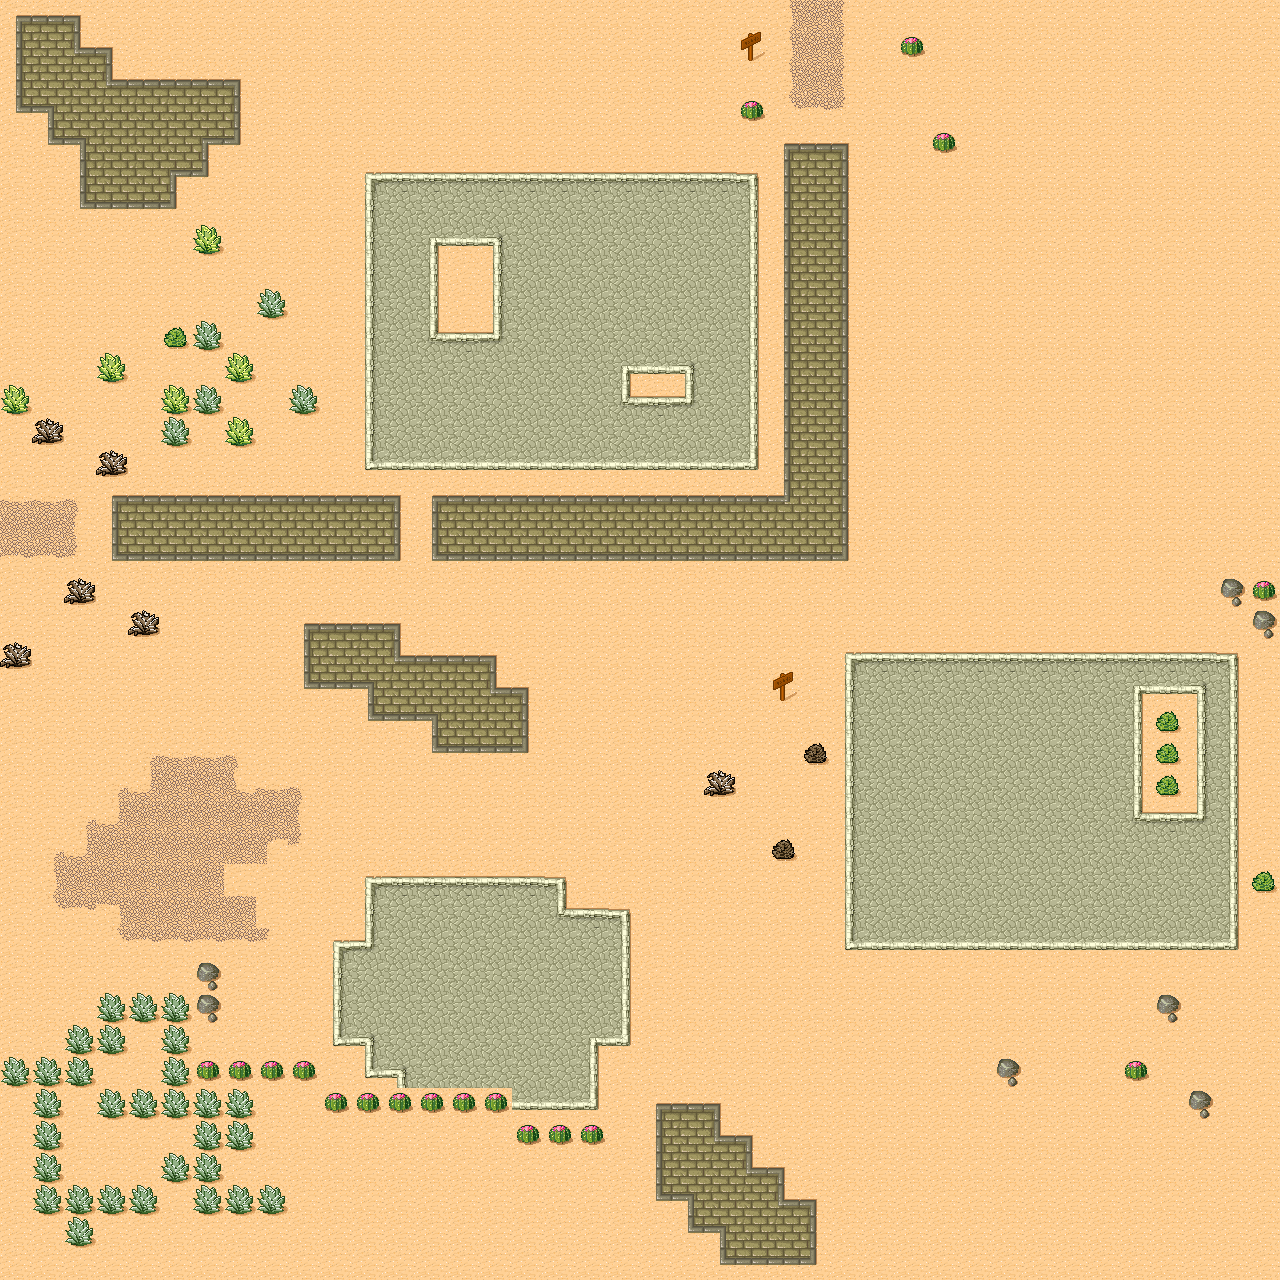

This is a level from a 2D game, rendered from its Tiled map with the project's own tilesets. A one-line summary and the map file follow, with tile-layer data summarised:
An orthogonal 40x40 tile map with 32x32 px tiles, 1 tile layer (Ground), 2 tilesets and 1 object.

<map version="1.0" orientation="orthogonal" width="40" height="40" tilewidth="32" tileheight="32">
 <tileset firstgid="1" name="Desert" tilewidth="32" tileheight="32" spacing="1" margin="1">
  <image source="tmw_desert_spacing.png" width="265" height="199" />
  <terraintypes>
   <terrain name="Desert" tile="29" />
   <terrain name="Brick" tile="9" />
   <terrain name="Cobblestone" tile="33" />
   <terrain name="Dirt" tile="14" />
  </terraintypes>
  <tile id="0" terrain="0,0,0,1" />
  <tile id="1" terrain="0,0,1,1" />
  <tile id="2" terrain="0,0,1,0" />
  <tile id="3" terrain="3,3,3,0" />
  <tile id="4" terrain="3,3,0,3" />
  <tile id="5" terrain="0,0,0,3" />
  <tile id="6" terrain="0,0,3,3" />
  <tile id="7" terrain="0,0,3,0" />
  <tile id="8" terrain="0,1,0,1" />
  <tile id="9" terrain="1,1,1,1" />
  <tile id="10" terrain="1,0,1,0" />
  <tile id="11" terrain="3,0,3,3" />
  <tile id="12" terrain="0,3,3,3" />
  <tile id="13" terrain="0,3,0,3" />
  <tile id="14" terrain="3,3,3,3" />
  <tile id="15" terrain="3,0,3,0" />
  <tile id="16" terrain="0,1,0,0" />
  <tile id="17" terrain="1,1,0,0" />
  <tile id="18" terrain="1,0,0,0" />
  <tile id="19" terrain="1,1,1,0" />
  <tile id="20" terrain="1,1,0,1" />
  <tile id="21" terrain="0,3,0,0" />
  <tile id="22" terrain="3,3,0,0" />
  <tile id="23" terrain="3,0,0,0" />
  <tile id="24" terrain="0,0,0,2" />
  <tile id="25" terrain="0,0,2,2" />
  <tile id="26" terrain="0,0,2,0" />
  <tile id="27" terrain="1,0,1,1" />
  <tile id="28" terrain="0,1,1,1" />
  <tile id="29" terrain="0,0,0,0" />
  <tile id="30" terrain="0,0,0,0" probability="0.5" />
  <tile id="31" terrain="0,0,0,0" probability="0.5" />
  <tile id="32" terrain="0,2,0,2" />
  <tile id="33" terrain="2,2,2,2" />
  <tile id="34" terrain="2,0,2,0" />
  <tile id="35" terrain="2,2,2,0" />
  <tile id="36" terrain="2,2,0,2" />
  <tile id="37" terrain="0,0,0,0" probability="0.5" />
  <tile id="38" terrain="0,0,0,0" probability="0.5" />
  <tile id="39" terrain="0,0,0,0" probability="0.5" />
  <tile id="40" terrain="0,2,0,0" />
  <tile id="41" terrain="2,2,0,0" />
  <tile id="42" terrain="2,0,0,0" />
  <tile id="43" terrain="2,0,2,2" />
  <tile id="44" terrain="0,2,2,2" />
  <tile id="45" terrain="0,0,0,0" probability="0" />
  <tile id="46" terrain="0,0,0,0" probability="0.5" />
  <tile id="47" terrain="0,0,0,0" probability="0.5" />
 </tileset>
 <tileset firstgid="49" name="rule" tilewidth="24" tileheight="24" spacing="1" margin="1">
  <image source="rules_sewers.png" width="72" height="48" />
 </tileset>
 <objectgroup name="Objects" width="40" height="40">
  <object x="280" y="817" width="116" height="99" />
 </objectgroup>
 <layer name="Ground" width="40" height="40">
  <data>[1600 cells, 1600 non-empty, 48 distinct tile ids]</data>
 </layer>
</map>
